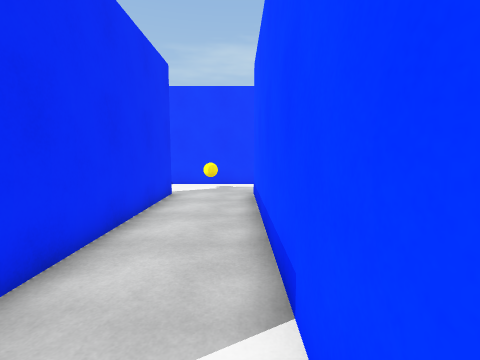
View 1 (above)

18 first-person views from a walk through a scene from a Unity 3-D project. The camera is 1.5 m above the floor, tilts 6° down and sees 85° across. The floor is counted in squares, 1 m on a side. Each view is taken from the middle of a square. On the plan, view 1 faces up. The plan holds only what a view shows up to about 14 squares ahead; the rest is blank. The place goes on beyond the plan. The player is left out. Surface patterns are stand-ins for the level's own textures.

View 2
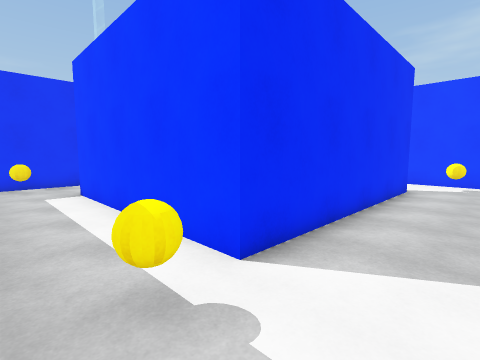

View 3
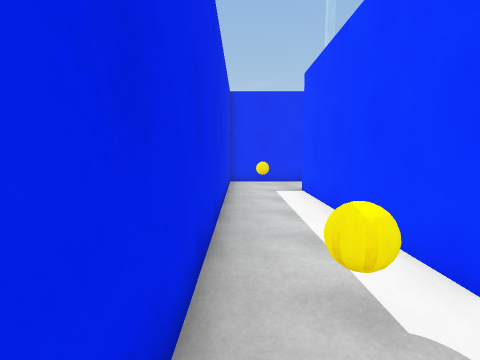

View 4
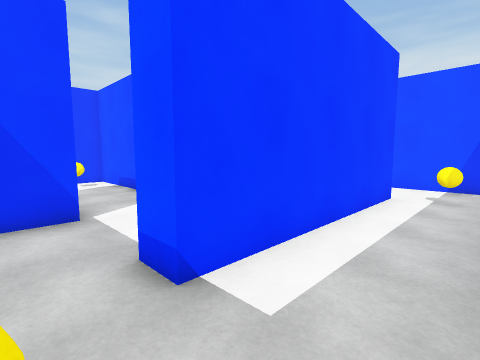

View 5
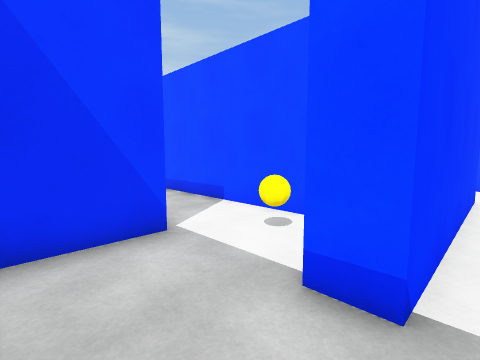

View 6
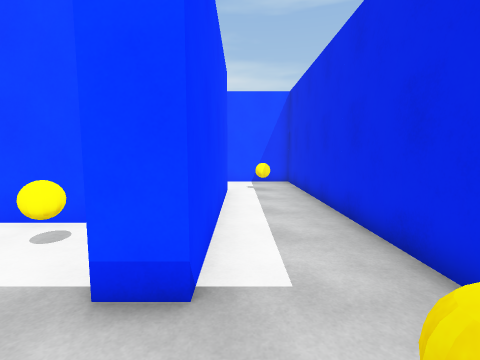

View 7
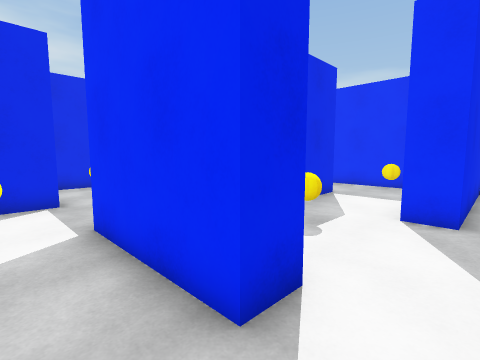

View 8
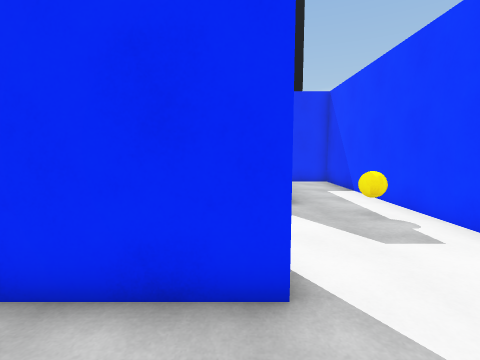

View 9
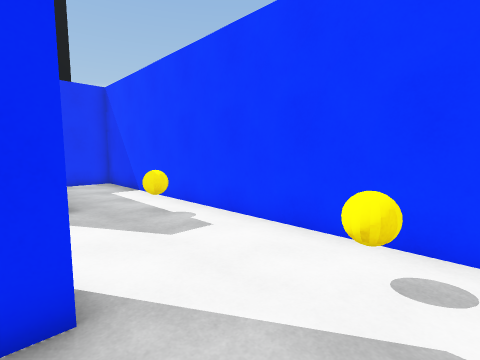

View 10
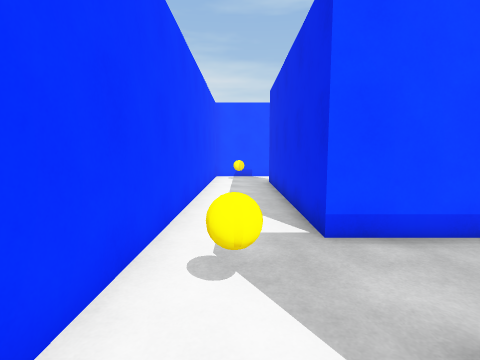

View 11
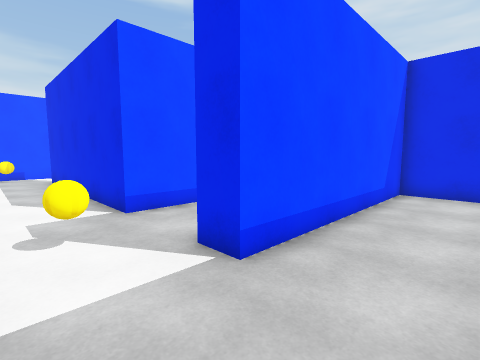

View 12
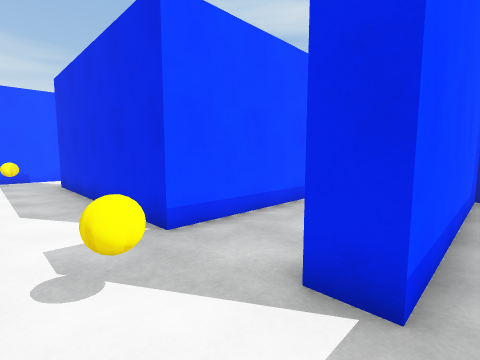

View 13
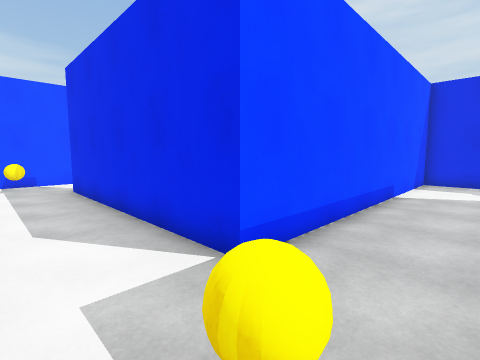

View 14
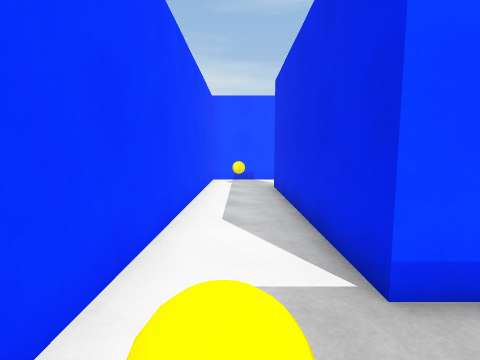

View 15
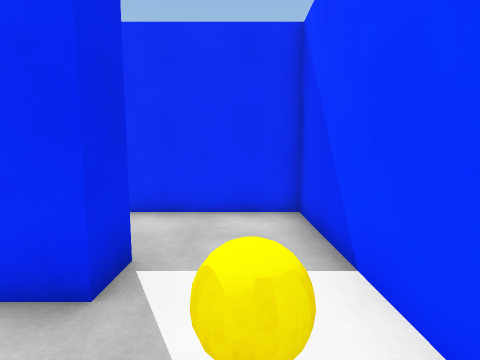

View 16
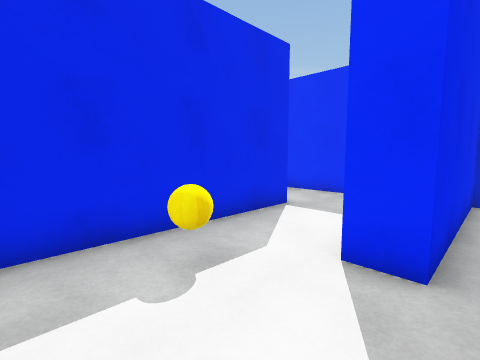

View 17
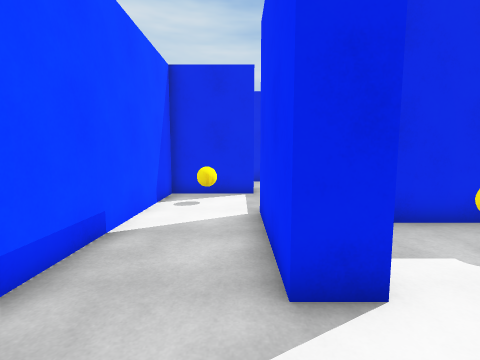

View 18
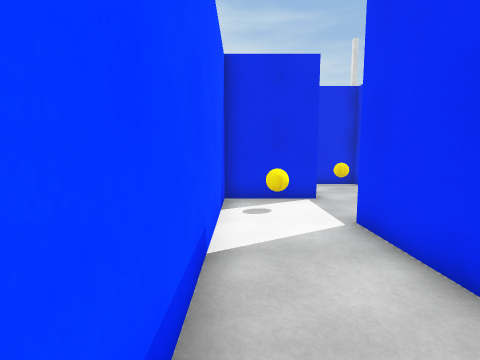

### Floor plan
Points are (right, up) in squares from view 1. A wall is a line through its corners. A room is listed if a view was taken in it or the views show most of it. See-through windows are left out.
Room 1 (views 1, 2, 3, 4, 5, 6, 7, 8, 9, 10, 11, 12, 13, 14, 15, 16, 17, 18)
walls: (-5.6, 1.5) (-3.5, 1.5) (-3.5, 9.5) (-2.5, 9.5) (-2.5, 0.5) (-10.5, 0.5) (-10.5, 1.5) (-7.5, 1.5) (-7.5, 12.5) (-18.5, 12.5); (-11.6, 8.5) (-10.5, 8.5) (-10.5, 4.5) (-12.9, 4.5); (-13.5, 1.2) (-13.5, -2.5) (0.5, -2.5) (0.5, 9.5) (9.5, 9.5); (-18.5, 5.5) (-12.1, 5.5); (-18.5, 9.5) (-15.5, 9.5) (-15.5, 8.5); (9.4, 12.5) (-6.5, 12.5) (-6.5, 8.1)
objects: other object (-14, 7); other object (-14, 11); other object (-12, -1); other object (-9, 3); other object (-9, 11); other object (-2, -1); other object (-1, 11)

Positions as (right, up) in squares from view 1, and headings:
1: (0, 0), facing up
2: (0, -2), facing up-left
3: (0, -2), facing left
4: (-12, -2), facing up-right
5: (-13, 0), facing up-right
6: (-13, 0), facing right
7: (-9, 10), facing down-left
8: (-8, 8), facing left
9: (-8, 8), facing up-left
10: (-4, 11), facing right
11: (-6, 12), facing down-right
12: (-4, 12), facing down-right
13: (-2, 12), facing down-right
14: (-2, 11), facing right
15: (0, 11), facing left
16: (-12, 10), facing down-left
17: (-10, 11), facing down
18: (-8, 10), facing down
